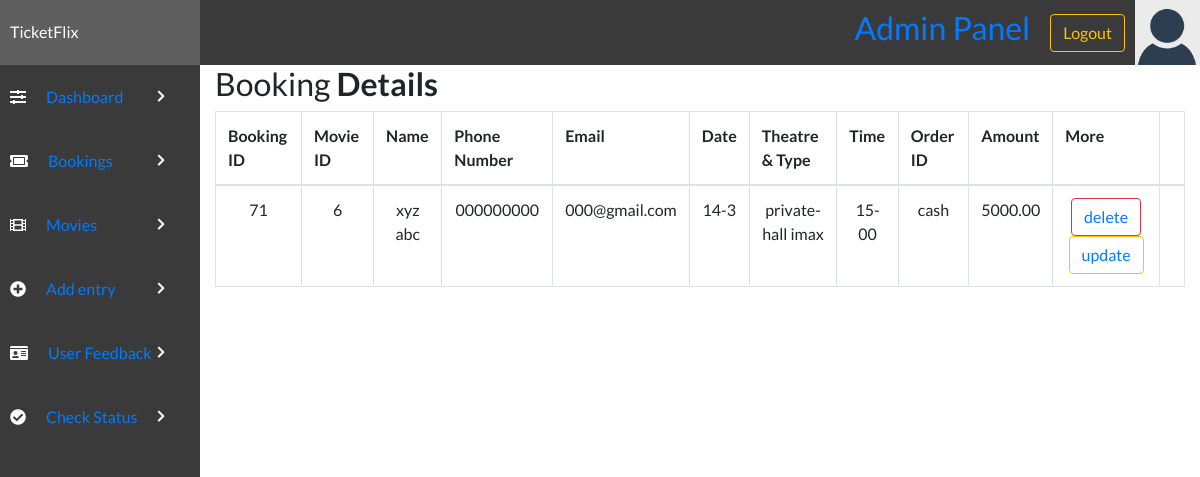
Page /admin/view.php (signed in) on the earlier database version.
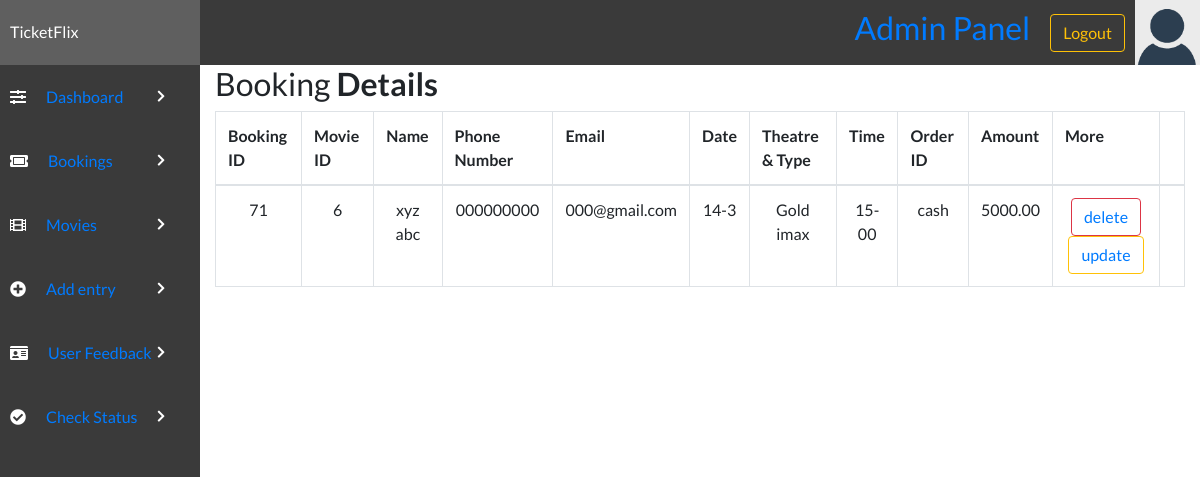
Same page on the later database version.
### tables this page shows
CREATE TABLE `bookingtable` (
  `bookingID` int(11) NOT NULL,
  `movieID` int(11) DEFAULT NULL,
  `bookingTheatre` varchar(100) NOT NULL,
  `bookingType` varchar(100) DEFAULT NULL,
  `bookingDate` varchar(50) NOT NULL,
  `bookingTime` varchar(50) NOT NULL,
  `bookingFName` varchar(100) NOT NULL,
  `bookingLName` varchar(100) DEFAULT NULL,
  `bookingPNumber` varchar(12) NOT NULL,
  `bookingEmail` varchar(255) NOT NULL,
  `amount` varchar(255) NOT NULL,
  `ORDERID` varchar(255) NOT NULL,
  `DATE-TIME` datetime NOT NULL DEFAULT current_timestamp()
);

### admin/view.php (the view, shortened to what this page needs)
<?php
include "config.php";
?>
<!DOCTYPE html>
<html lang="en">
<head>
    <link rel="stylesheet" href="../style/styles.css">
    <link rel="stylesheet" href="https://use.fontawesome.com/releases/v5.7.2/css/all.css">
    <link rel="stylesheet" href="https://cdnjs.cloudflare.com/ajax/libs/twitter-bootstrap/4.5.2/css/bootstrap.css">
    <link rel="stylesheet" href="https://cdn.datatables.net/1.10.22/css/dataTables.bootstrap4.min.css">
    <link rel="stylesheet" href="https://maxcdn.bootstrapcdn.com/bootstrap/4.0.0/css/bootstrap.min.css">
</head>
<body>
    <?php include('header.php'); ?>
    <div class="admin-container">
        <?php include('sidebar.php'); ?>
        <div class="container-lg">
            <div class="table-responsive">
                <div class="table-wrapper">
                    <div class="table-title">
                        <div class="row">
                            <div class="col-sm-8">
                                <h2>Booking <b>Details</b></h2>
                            </div>
                        </div>
                    </div>
                    <table class="table table-bordered" id="dataTable" width="100%" cellspacing="0">
                        <tr>
                            <th>Booking ID</th>
                            <th>Movie ID</th>
                            <th>Name</th>
                            <th>Phone Number</th>
                            <th>Email</th>
                            <th>Date</th>
                            <th>Theatre & Type</th>
                            <th>Time</th>
                            <th>Order ID</th>
                            <th>Amount</th>
                            <th>More</th>
                        </tr>
                        <tbody>
                            <?php
                            $con = mysqli_connect($host, $user, $password, $dbname);
                            $select = "SELECT * FROM `bookingtable`";
                            $run = mysqli_query($con, $select);
                            while ($row = mysqli_fetch_array($run)) {
                                $bookingid = $row['bookingID'];
                                $movieID = $row['movieID'];
                                $bookingFName = $row['bookingFName'];
                                $bookingLName = $row['bookingLName'];
                                $mobile = $row['bookingPNumber'];
                                $email = $row['bookingEmail'];
                                $date = $row['bookingDate'];
                                $theatre = $row['bookingTheatre'];
                                $type = $row['bookingType'];
                                $time = $row['bookingTime'];
                                $ORDERID = $row['ORDERID'];
                                $amount = $row['amount'];
                            ?>
                                <tr align="center">
                                <td><?php echo $bookingid; ?></td>
                                    <td><?php echo $movieID; ?></td>
                                    <td><?php echo $bookingFName . ' ' . $bookingLName; ?></td>
                                    <td><?php echo $mobile; ?></td>
                                    <td><?php echo $email; ?></td>
                                    <td><?php echo $date; ?></td>
                                    <td><?php echo $theatre . ' ' . $type; ?></td>
                                    <td><?php echo $time; ?></td>
                                    <td><?php echo $ORDERID; ?></td>
                                    <td><?php echo $amount; ?></td>
                                    <td><button type="submit" type="button" class="btn btn-outline-danger"><?php echo  "<a href='deleteBooking.php?id=" . $row['bookingID'] . "' >delete</a>"; ?></button><button name="update"  type="submit" onclick="" type="button" class="btn btn-outline-warning"><?php echo  "<a href='editBooking.php?id=" . $row['bookingID'] . "'>update</a>"; ?></button></td>
                                    <td></td>
                                </tr>
                            <?php }
                            ?>
                        </tbody>
                    </table>
                </div>
            </div>
        </div>
    </div>
</body>
</html>

Differences in the rows shown:
changed bookingtable "xyz": bookingTheatre "private-hall" → "Gold"
